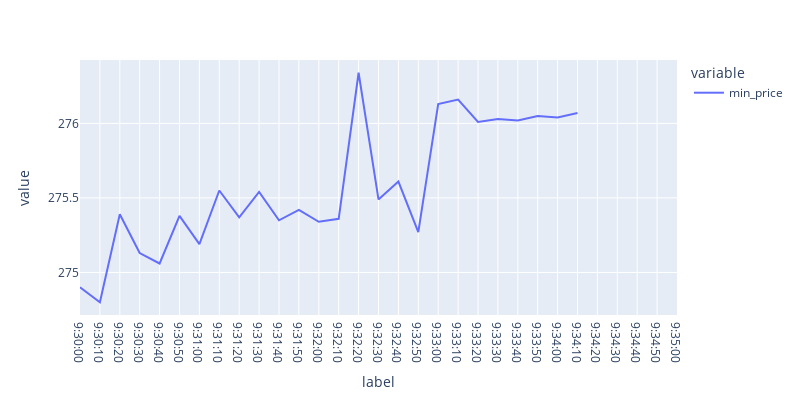
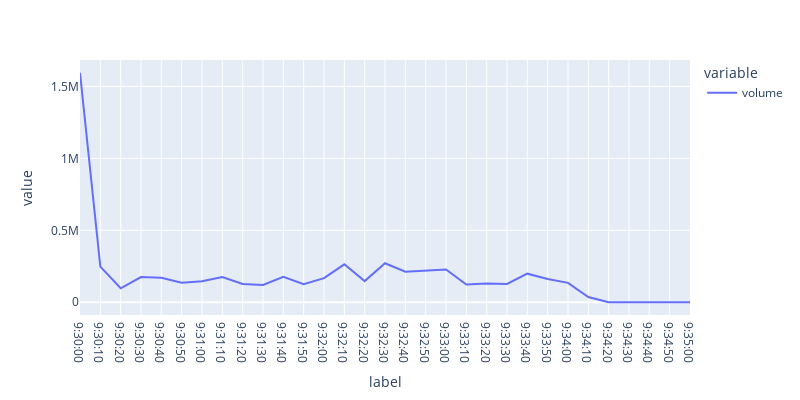
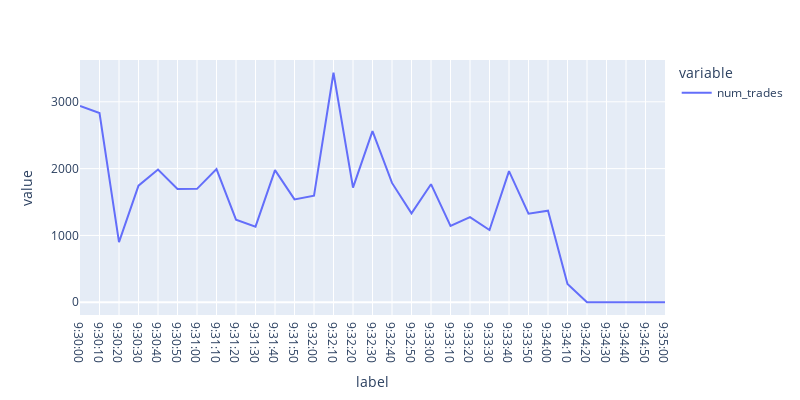
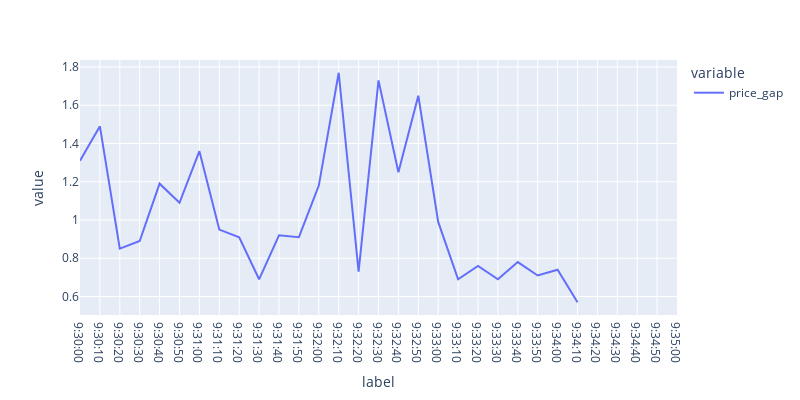

The notebook cell these images were saved under, in order:
### Code cell
# loop over numeric columns and create line plots
for col in ['min_price', 'volume', 'num_trades', 'price_gap']:
    
    fig = px.line(m9_10Sec, 
                  x='label', 
                  y=[col],
                 width=800, height=400)

    fig.show()

### Figure 1 — Plotly figure (JSON) as saved in the notebook; plotly's stock layout.template omitted (floating-point values rounded to 4 significant figures)
{"data": [{"hovertemplate": "variable=min_price<br>label=%{x}<br>value=%{y}<extra></extra>", "legendgroup": "min_price", "line": {"color": "#636efa", "dash": "solid"}, "marker": {"symbol": "circle"}, "mode": "lines", "name": "min_price", "orientation": "v", "showlegend": true, "type": "scatter", "x": ["9:30:00", "9:30:10", "9:30:20", "9:30:30", "9:30:40", "9:30:50", "9:31:00", "9:31:10", "9:31:20", "9:31:30", "9:31:40", "9:31:50", "9:32:00", "9:32:10", "9:32:20", "9:32:30", "9:32:40", "9:32:50", "9:33:00", "9:33:10", "9:33:20", "9:33:30", "9:33:40", "9:33:50", "9:34:00", "9:34:10", "9:34:20", "9:34:30", "9:34:40", "9:34:50", "9:35:00"], "xaxis": "x", "y": [274.9, 274.8, 275.4, 275.1, 275.1, 275.4, 275.2, 275.6, 275.4, 275.5, 275.4, 275.4, 275.3, 275.4, 276.3, 275.5, 275.6, 275.3, 276.1, 276.2, 276.0, 276.0, 276.0, 276.1, 276.0, 276.1, null, null, null, null, null], "yaxis": "y"}], "layout": {"height": 400, "legend": {"title": {"text": "variable"}, "tracegroupgap": 0}, "margin": {"t": 60}, "width": 800, "xaxis": {"anchor": "y", "domain": [0, 1], "title": {"text": "label"}}, "yaxis": {"anchor": "x", "domain": [0, 1], "title": {"text": "value"}}}}

### Figure 2 — Plotly figure (JSON) as saved in the notebook; plotly's stock layout.template omitted (floating-point values rounded to 4 significant figures)
{"data": [{"hovertemplate": "variable=volume<br>label=%{x}<br>value=%{y}<extra></extra>", "legendgroup": "volume", "line": {"color": "#636efa", "dash": "solid"}, "marker": {"symbol": "circle"}, "mode": "lines", "name": "volume", "orientation": "v", "showlegend": true, "type": "scatter", "x": ["9:30:00", "9:30:10", "9:30:20", "9:30:30", "9:30:40", "9:30:50", "9:31:00", "9:31:10", "9:31:20", "9:31:30", "9:31:40", "9:31:50", "9:32:00", "9:32:10", "9:32:20", "9:32:30", "9:32:40", "9:32:50", "9:33:00", "9:33:10", "9:33:20", "9:33:30", "9:33:40", "9:33:50", "9:34:00", "9:34:10", "9:34:20", "9:34:30", "9:34:40", "9:34:50", "9:35:00"], "xaxis": "x", "y": [1595360, 247245, 96932, 175187, 170600, 135143, 145445, 174908, 127324, 120555, 176039, 125746, 167250, 263588, 146869, 271075, 212400, 222458, 227720, 123807, 130825, 126804, 198678, 161746, 134920, 36673, 0, 0, 0, 0, 0], "yaxis": "y"}], "layout": {"height": 400, "legend": {"title": {"text": "variable"}, "tracegroupgap": 0}, "margin": {"t": 60}, "width": 800, "xaxis": {"anchor": "y", "domain": [0, 1], "title": {"text": "label"}}, "yaxis": {"anchor": "x", "domain": [0, 1], "title": {"text": "value"}}}}

### Figure 3 — Plotly figure (JSON) as saved in the notebook; plotly's stock layout.template omitted (floating-point values rounded to 4 significant figures)
{"data": [{"hovertemplate": "variable=num_trades<br>label=%{x}<br>value=%{y}<extra></extra>", "legendgroup": "num_trades", "line": {"color": "#636efa", "dash": "solid"}, "marker": {"symbol": "circle"}, "mode": "lines", "name": "num_trades", "orientation": "v", "showlegend": true, "type": "scatter", "x": ["9:30:00", "9:30:10", "9:30:20", "9:30:30", "9:30:40", "9:30:50", "9:31:00", "9:31:10", "9:31:20", "9:31:30", "9:31:40", "9:31:50", "9:32:00", "9:32:10", "9:32:20", "9:32:30", "9:32:40", "9:32:50", "9:33:00", "9:33:10", "9:33:20", "9:33:30", "9:33:40", "9:33:50", "9:34:00", "9:34:10", "9:34:20", "9:34:30", "9:34:40", "9:34:50", "9:35:00"], "xaxis": "x", "y": [2938, 2831, 901, 1745, 1987, 1694, 1697, 1994, 1236, 1132, 1978, 1540, 1594, 3435, 1715, 2562, 1786, 1331, 1767, 1141, 1275, 1081, 1962, 1326, 1370, 274, 0, 0, 0, 0, 0], "yaxis": "y"}], "layout": {"height": 400, "legend": {"title": {"text": "variable"}, "tracegroupgap": 0}, "margin": {"t": 60}, "width": 800, "xaxis": {"anchor": "y", "domain": [0, 1], "title": {"text": "label"}}, "yaxis": {"anchor": "x", "domain": [0, 1], "title": {"text": "value"}}}}

### Figure 4 — Plotly figure (JSON) as saved in the notebook; plotly's stock layout.template omitted (floating-point values rounded to 4 significant figures)
{"data": [{"hovertemplate": "variable=price_gap<br>label=%{x}<br>value=%{y}<extra></extra>", "legendgroup": "price_gap", "line": {"color": "#636efa", "dash": "solid"}, "marker": {"symbol": "circle"}, "mode": "lines", "name": "price_gap", "orientation": "v", "showlegend": true, "type": "scatter", "x": ["9:30:00", "9:30:10", "9:30:20", "9:30:30", "9:30:40", "9:30:50", "9:31:00", "9:31:10", "9:31:20", "9:31:30", "9:31:40", "9:31:50", "9:32:00", "9:32:10", "9:32:20", "9:32:30", "9:32:40", "9:32:50", "9:33:00", "9:33:10", "9:33:20", "9:33:30", "9:33:40", "9:33:50", "9:34:00", "9:34:10", "9:34:20", "9:34:30", "9:34:40", "9:34:50", "9:35:00"], "xaxis": "x", "y": [1.31, 1.49, 0.85, 0.89, 1.19, 1.09, 1.36, 0.95, 0.91, 0.69, 0.92, 0.91, 1.18, 1.77, 0.73, 1.73, 1.25, 1.65, 0.99, 0.69, 0.76, 0.69, 0.78, 0.71, 0.74, 0.57, null, null, null, null, null], "yaxis": "y"}], "layout": {"height": 400, "legend": {"title": {"text": "variable"}, "tracegroupgap": 0}, "margin": {"t": 60}, "width": 800, "xaxis": {"anchor": "y", "domain": [0, 1], "title": {"text": "label"}}, "yaxis": {"anchor": "x", "domain": [0, 1], "title": {"text": "value"}}}}
